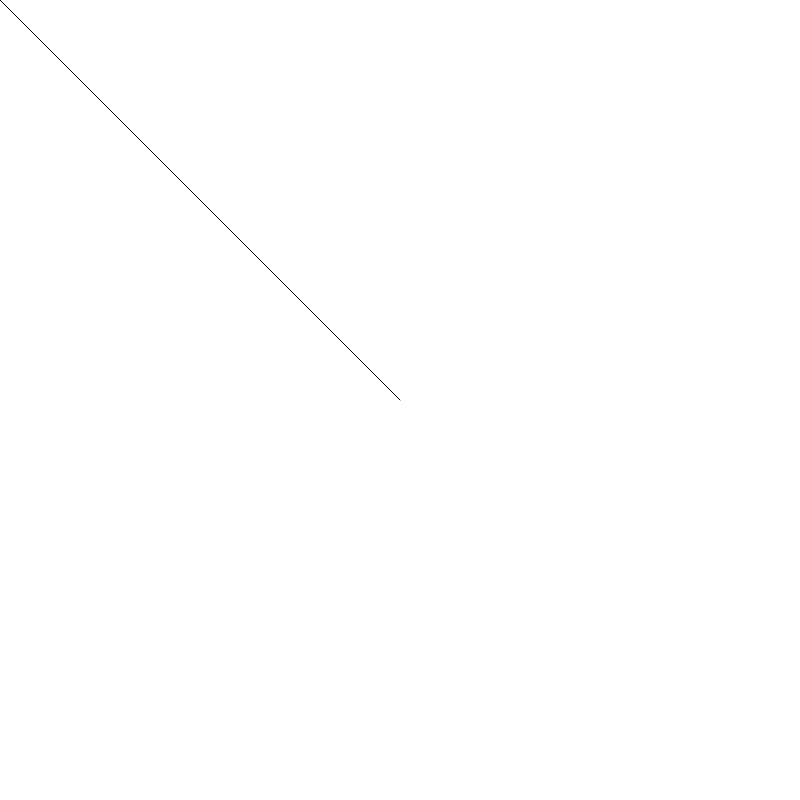
Frame 1 (no input)
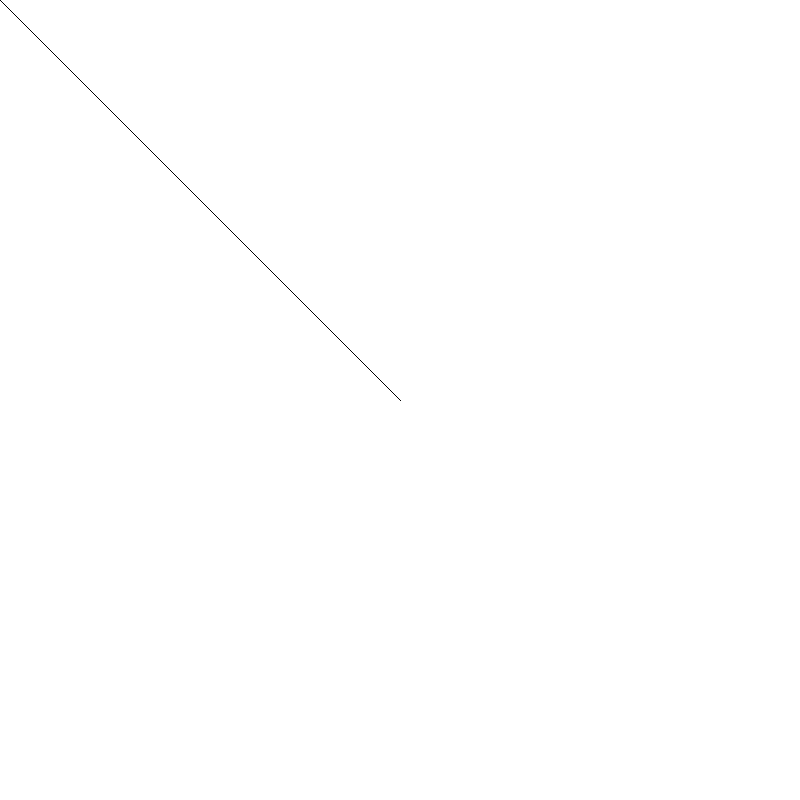
Frame 60 (no input)
Frame 120 (the mouse pressed at the canvas centre since frame 60): identical to frame 60, image omitted

The p5.js sketch that drew these frames (run headless with seeded random() and noise() and a simulated clock; from frame 60 on, the mouse is pressed at the canvas centre):

// p5.js sketch
// ── sketch.js
function setup() {
  createCanvas(800, 800); // Optionnel, permet de préciser la taille de la zone de dessin
}

function draw() {
    line(0, 0, 400, 400);
}
